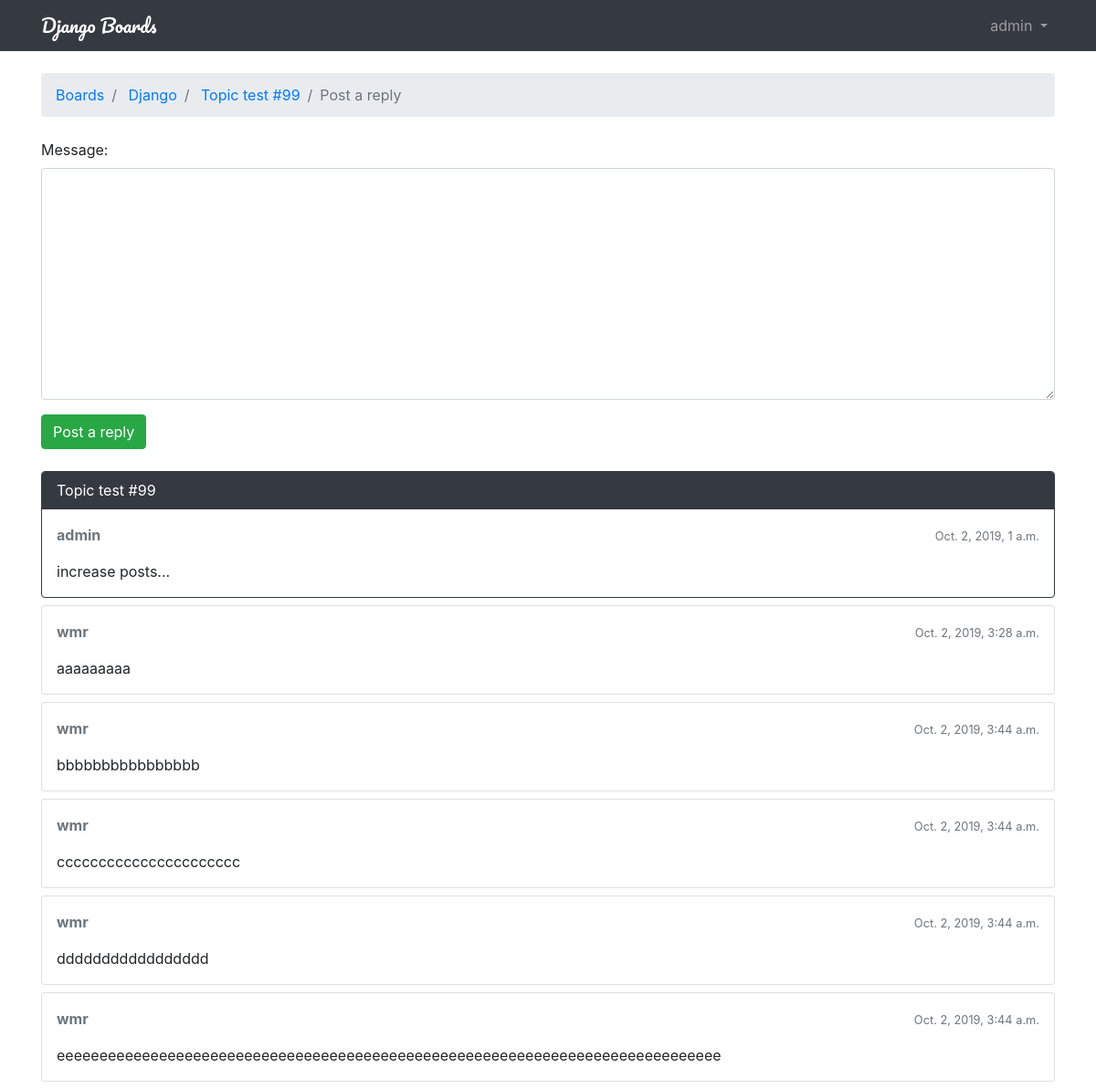
The app's page /board/1/topics/104/reply/ (signed in) with its own data.
### boards/models.py (models this page shows, shortened)
class Topic(models.Model):
    subject = models.CharField(max_length=255)
    last_updated = models.DateTimeField(auto_now_add=True)  # 创建对象时，设置为当前时间
    board = models.ForeignKey(Board, related_name='topics')  # 外键，related_name告诉关联的模型用什么字段引用本模型
    starter = models.ForeignKey(User, related_name='topics')
    views = models.PositiveIntegerField(default=0)  # 添加当前主题的访问次数

class Board(models.Model):
    name = models.CharField(max_length=30, unique=True)  # 限制名称唯一性
    description = models.CharField(max_length=255)

class Post(models.Model):
    message = models.TextField(max_length=4000)
    topic = models.ForeignKey(Topic, related_name='posts')
    created_at = models.DateTimeField(auto_now_add=True)
    updated_at = models.DateTimeField(null=True)
    created_by = models.ForeignKey(User, related_name='posts')
    updated_by = models.ForeignKey(User, null=True, related_name='+')  # +表示不建立反向关系，即不关心用户修改过哪些帖子

### boards/views.py (the view)
# urls.py: url(r'^board/(?P<pk>\d+)/topics/(?P<topic_pk>\d+)/reply/$', views.reply_topic, name='reply_topic'),
@login_required
def reply_topic(request, pk, topic_pk):
    topic = get_object_or_404(Topic, board__pk=pk, pk=topic_pk)
    if request.method == 'POST':
        form = PostForm(request.POST)
        if form.is_valid():
            post = form.save(commit=False)
            post.topic = topic
            post.created_by = request.user
            post.save()
            return redirect('topic_posts', pk=pk, topic_pk=topic_pk)
    else:
        form = PostForm()
    return render(request, 'reply_topic.html', {'topic': topic, 'form': form})

### boards/forms.py
class PostForm(forms.ModelForm):
    class Meta:
        model = Post
        fields = ['message', ]

### boards/templatetags/form_tags.py (called while the page is built)
@register.filter
def input_class(bound_field):
    css_class = ''
    if bound_field.form.is_bound:
        if bound_field.errors:
            css_class = 'is-invalid'
        elif field_type(bound_field) != 'PasswordInput':
            css_class = 'is-valid'
    return 'form-control {}'.format(css_class)

### templates/reply_topic.html (shortened to what this page needs)
{% extends 'base.html' %}
{% load static %}
{% block breadcrumb %}
<li class="breadcrumb-item">
    <a href="{% url 'home' %}">Boards</a>
</li>
<li class="breadcrumb-item">
    <a href="{% url 'board_topics' topic.board.pk %}">{{ topic.board.name }}</a>
</li>
<li class="breadcrumb-item">
    <a href="{% url 'topic_posts' topic.board.pk topic.pk %}">{{ topic.subject }}</a>
</li>
<li class="breadcrumb-item active">Post a reply</li>
{% endblock %}
{% block content %}
<form method="post" class="mb-4">
    {% include 'include/form.html' %}
    <button type="submit" class="btn btn-success">Post a reply</button>
</form>
{% for post in topic.posts.all %}
<div class="card mb-2 {% if forloop.first %}border-dark{% endif %}">
    {% if forloop.first %}
    <div class="card-header text-white bg-dark py-2 px-3">{{ topic.subject }}</div>
    {% endif %}
    <div class="card-body p-3">
        <div class="row mb-3">
            <div class="col-6">
                <strong class="text-muted">{{ post.created_by.username }}</strong>
            </div>
            <div class="col-6 text-right">
                <small class="text-muted">{{ post.created_at }}</small>
            </div>
        </div>
        {{ post.message }}
    </div>
</div>
{% endfor %}
{% endblock content %}

### templates/base.html (shortened to what this page needs)
{% load static %}<!DOCTYPE html>
<html lang="en">
<head>
    <link rel="stylesheet" href="{% static 'css/bootstrap.min.css' %}">
    <link rel="stylesheet" href="{% static 'css/app.css' %}">
</head>
<body>
{% block body %}
<nav class="navbar navbar-expand-sm navbar-dark bg-dark">
    <div class="container">
        <a class="navbar-brand" href="{% url 'home' %}">Django Boards</a>
        <div class="collapse navbar-collapse" id="mainMenu">
            {% if user.is_authenticated %}
            <ul class="navbar-nav ml-auto">
                <li class="nav-item dropdown">
                    <a class="nav-link dropdown-toggle" href="#" id="userMenu" data-toggle="dropdown"
                       aria-haspopup="true" aria-expanded="false">
                        {{ user.username }}
                    </a>
                </li>
            </ul>
            {% else %}
            <form class="form-inline ml-auto">
                <a href="{% url 'login' %}" class="btn btn-outline-secondary">Log in</a>
                <a href="{% url 'signup' %}" class="btn btn-primary ml-2">Sign up</a>
            </form>
            {% endif %}
        </div>
    </div>
</nav>
<div class="container">
    <ol class="breadcrumb my-4">
        {% block breadcrumb %}
        {% endblock %}
    </ol>
    {% block content %}
    {% endblock %}
</div>
{% endblock body %}
</body>
</html>

### static/css/app.css (style rules this page uses)
.navbar-brand { font-family: 'Pacifico', cursive; }

### records on screen
Topic: board.name "Django", subject "Topic test #99"
Post: created_by.username "admin", created_at "Oct. 2, 2019, 1 a.m.", message "increase posts..."
Post: created_by.username "wmr", created_at "Oct. 2, 2019, 3:28 a.m.", message "aaaaaaaaa"
Post: created_by.username "wmr", created_at "Oct. 2, 2019, 3:44 a.m.", message "bbbbbbbbbbbbbbbb"
Post: created_by.username "wmr", created_at "Oct. 2, 2019, 3:44 a.m.", message "cccccccccccccccccccccc"
Post: created_by.username "wmr", created_at "Oct. 2, 2019, 3:44 a.m.", message "ddddddddddddddddd"
Post: created_by.username "wmr", created_at "Oct. 2, 2019, 3:44 a.m.", message "eeeeeeeeeeeeeeeeeeeeeeeeeeeeeeeeeeeeeeeeeeeeeeeeeeeeeeeeeeeeeeeeeeeeeeeeeeeeee"

### other values on screen
{{ user.username }} "admin"
{{ field.label_tag }} "Message:"
